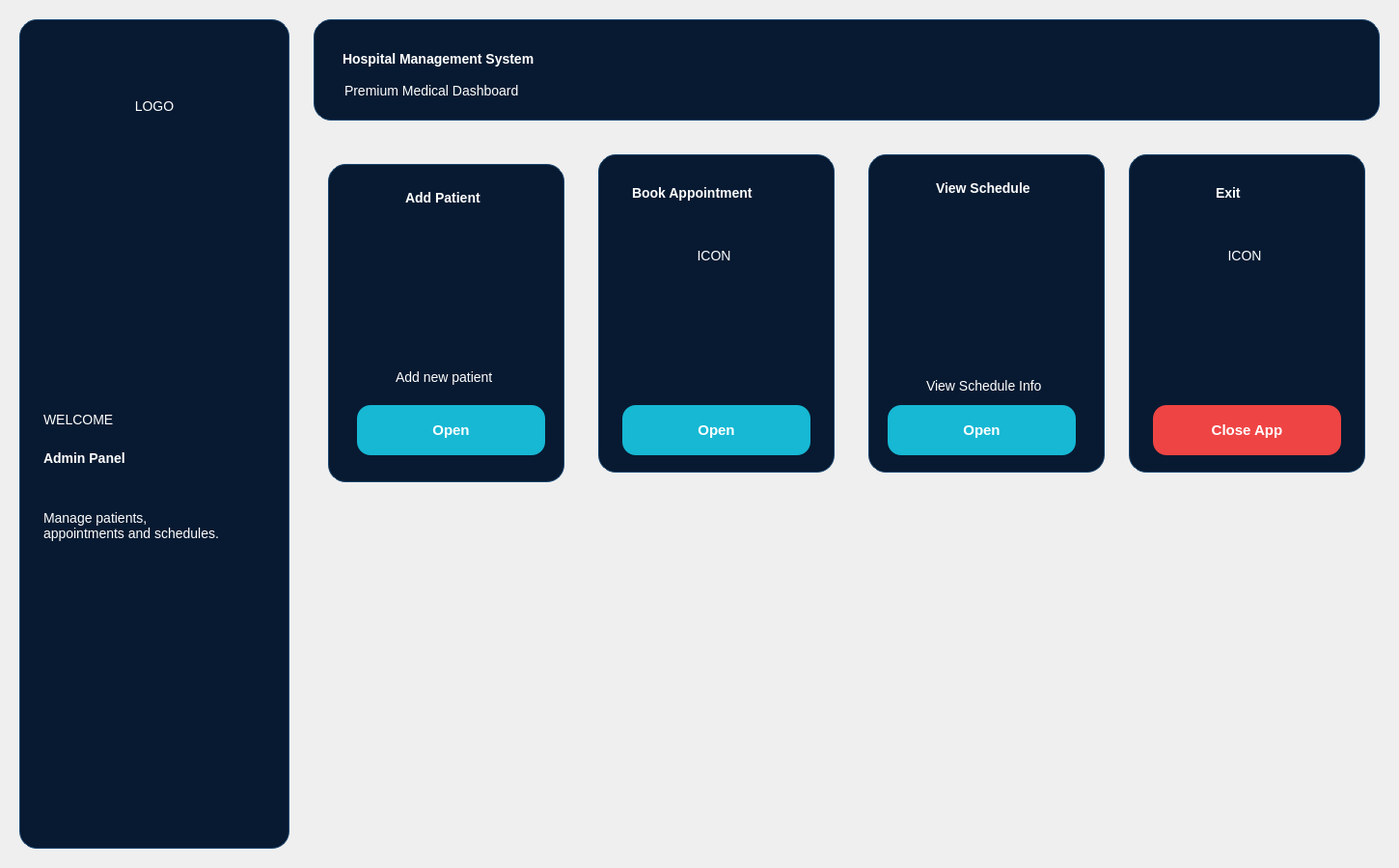
<?xml version="1.0" encoding="UTF-8"?>
<ui version="4.0">
 <class>MainWindow</class>
 <widget class="QMainWindow" name="MainWindow">
  <property name="geometry">
   <rect>
    <x>0</x>
    <y>0</y>
    <width>1450</width>
    <height>900</height>
   </rect>
  </property>
  <property name="windowTitle">
   <string>Hospital Management System</string>
  </property>
  <property name="styleSheet">
   <string notr="true">
QMainWindow{
background:qlineargradient(x1:0,y1:0,x2:1,y2:1,
stop:0 #06111f, stop:1 #0a1830);
}

QFrame{
background:#081a31;
border:1px solid #18446f;
border-radius:18px;
}

QLabel{
color:white;
font-size:14px;
border:none;
background:transparent;
}

QPushButton{
background:#16b8d4;
color:white;
font-size:15px;
font-weight:bold;
border:none;
border-radius:14px;
}

QPushButton:hover{
background:#0ea5c0;
}

QPushButton#btnExit{
background:#ef4444;
}

QPushButton#btnExit:hover{
background:#dc2626;
}
 </string>
  </property>
  <widget class="QWidget" name="centralwidget">
   <widget class="QFrame" name="sidebar">
    <property name="geometry">
     <rect>
      <x>20</x>
      <y>20</y>
      <width>280</width>
      <height>860</height>
     </rect>
    </property>
   </widget>
   <widget class="QLabel" name="lblLogo">
    <property name="geometry">
     <rect>
      <x>95</x>
      <y>45</y>
      <width>130</width>
      <height>130</height>
     </rect>
    </property>
    <property name="text">
     <string>LOGO</string>
    </property>
    <property name="alignment">
     <set>Qt::AlignmentFlag::AlignCenter</set>
    </property>
   </widget>
   <widget class="QLabel" name="lblWelcome">
    <property name="geometry">
     <rect>
      <x>45</x>
      <y>420</y>
      <width>120</width>
      <height>30</height>
     </rect>
    </property>
    <property name="text">
     <string>WELCOME</string>
    </property>
   </widget>
   <widget class="QLabel" name="lblAdmin">
    <property name="geometry">
     <rect>
      <x>45</x>
      <y>455</y>
      <width>220</width>
      <height>40</height>
     </rect>
    </property>
    <property name="font">
     <font>
      <pointsize>-1</pointsize>
      <bold>true</bold>
     </font>
    </property>
    <property name="text">
     <string>Admin Panel</string>
    </property>
   </widget>
   <widget class="QLabel" name="lblSideText">
    <property name="geometry">
     <rect>
      <x>45</x>
      <y>510</y>
      <width>210</width>
      <height>70</height>
     </rect>
    </property>
    <property name="text">
     <string>Manage patients,
appointments and schedules.</string>
    </property>
   </widget>
   <widget class="QFrame" name="headerBox">
    <property name="geometry">
     <rect>
      <x>325</x>
      <y>20</y>
      <width>1105</width>
      <height>105</height>
     </rect>
    </property>
   </widget>
   <widget class="QLabel" name="lblTitle">
    <property name="geometry">
     <rect>
      <x>355</x>
      <y>42</y>
      <width>520</width>
      <height>38</height>
     </rect>
    </property>
    <property name="font">
     <font>
      <pointsize>-1</pointsize>
      <bold>true</bold>
     </font>
    </property>
    <property name="text">
     <string>Hospital Management System</string>
    </property>
   </widget>
   <widget class="QLabel" name="lblSub">
    <property name="geometry">
     <rect>
      <x>357</x>
      <y>82</y>
      <width>260</width>
      <height>24</height>
     </rect>
    </property>
    <property name="text">
     <string>Premium Medical Dashboard</string>
    </property>
   </widget>
   <widget class="QFrame" name="card1">
    <property name="geometry">
     <rect>
      <x>340</x>
      <y>170</y>
      <width>245</width>
      <height>330</height>
     </rect>
    </property>
    <widget class="QLabel" name="lblPatientIcon">
     <property name="geometry">
      <rect>
       <x>0</x>
       <y>50</y>
       <width>241</width>
       <height>171</height>
      </rect>
     </property>
     <property name="text">
      <string/>
     </property>
     <property name="pixmap">
      <pixmap>../../../../../Downloads/8CF0CAB5-9AA4-429F-A102-7DE201516C0E.png</pixmap>
     </property>
     <property name="scaledContents">
      <bool>true</bool>
     </property>
     <property name="alignment">
      <set>Qt::AlignmentFlag::AlignCenter</set>
     </property>
    </widget>
    <widget class="QLabel" name="lblP1">
     <property name="geometry">
      <rect>
       <x>80</x>
       <y>20</y>
       <width>170</width>
       <height>30</height>
      </rect>
     </property>
     <property name="font">
      <font>
       <pointsize>-1</pointsize>
       <bold>true</bold>
      </font>
     </property>
     <property name="text">
      <string>Add Patient</string>
     </property>
    </widget>
    <widget class="QLabel" name="label">
     <property name="geometry">
      <rect>
       <x>70</x>
       <y>200</y>
       <width>181</width>
       <height>41</height>
      </rect>
     </property>
     <property name="text">
      <string>Add new patient</string>
     </property>
    </widget>
   </widget>
   <widget class="QPushButton" name="btnAddPatient">
    <property name="geometry">
     <rect>
      <x>370</x>
      <y>420</y>
      <width>195</width>
      <height>52</height>
     </rect>
    </property>
    <property name="text">
     <string>Open</string>
    </property>
   </widget>
   <widget class="QFrame" name="card2">
    <property name="geometry">
     <rect>
      <x>620</x>
      <y>160</y>
      <width>245</width>
      <height>330</height>
     </rect>
    </property>
   </widget>
   <widget class="QLabel" name="lblBookIcon">
    <property name="geometry">
     <rect>
      <x>695</x>
      <y>220</y>
      <width>90</width>
      <height>90</height>
     </rect>
    </property>
    <property name="text">
     <string>ICON</string>
    </property>
    <property name="alignment">
     <set>Qt::AlignmentFlag::AlignCenter</set>
    </property>
   </widget>
   <widget class="QLabel" name="lblP2">
    <property name="geometry">
     <rect>
      <x>655</x>
      <y>185</y>
      <width>180</width>
      <height>30</height>
     </rect>
    </property>
    <property name="font">
     <font>
      <pointsize>-1</pointsize>
      <bold>true</bold>
     </font>
    </property>
    <property name="text">
     <string>Book Appointment</string>
    </property>
   </widget>
   <widget class="QPushButton" name="btnBookAppointment">
    <property name="geometry">
     <rect>
      <x>645</x>
      <y>420</y>
      <width>195</width>
      <height>52</height>
     </rect>
    </property>
    <property name="text">
     <string>Open</string>
    </property>
   </widget>
   <widget class="QFrame" name="card3">
    <property name="geometry">
     <rect>
      <x>900</x>
      <y>160</y>
      <width>245</width>
      <height>330</height>
     </rect>
    </property>
    <widget class="QLabel" name="lblScheduleIcon">
     <property name="geometry">
      <rect>
       <x>-40</x>
       <y>30</y>
       <width>331</width>
       <height>221</height>
      </rect>
     </property>
     <property name="text">
      <string/>
     </property>
     <property name="pixmap">
      <pixmap>../../../../../Downloads/E03BB6B2-D4FC-48A9-9A47-7A9BB67E7DFE.png</pixmap>
     </property>
     <property name="scaledContents">
      <bool>true</bool>
     </property>
     <property name="alignment">
      <set>Qt::AlignmentFlag::AlignCenter</set>
     </property>
    </widget>
    <widget class="QLabel" name="lblP3">
     <property name="geometry">
      <rect>
       <x>70</x>
       <y>20</y>
       <width>150</width>
       <height>30</height>
      </rect>
     </property>
     <property name="font">
      <font>
       <pointsize>-1</pointsize>
       <bold>true</bold>
      </font>
     </property>
     <property name="text">
      <string>View Schedule</string>
     </property>
    </widget>
    <widget class="QLabel" name="label_2">
     <property name="geometry">
      <rect>
       <x>60</x>
       <y>230</y>
       <width>161</width>
       <height>20</height>
      </rect>
     </property>
     <property name="text">
      <string>View Schedule Info</string>
     </property>
    </widget>
   </widget>
   <widget class="QPushButton" name="btnViewSchedule">
    <property name="geometry">
     <rect>
      <x>920</x>
      <y>420</y>
      <width>195</width>
      <height>52</height>
     </rect>
    </property>
    <property name="palette">
     <palette>
      <active>
       <colorrole role="WindowText">
        <brush brushstyle="SolidPattern">
         <color alpha="255">
          <red>0</red>
          <green>0</green>
          <blue>0</blue>
         </color>
        </brush>
       </colorrole>
       <colorrole role="Button">
        <brush brushstyle="SolidPattern">
         <color alpha="255">
          <red>170</red>
          <green>0</green>
          <blue>255</blue>
         </color>
        </brush>
       </colorrole>
       <colorrole role="Light">
        <brush brushstyle="SolidPattern">
         <color alpha="255">
          <red>212</red>
          <green>127</green>
          <blue>255</blue>
         </color>
        </brush>
       </colorrole>
       <colorrole role="Midlight">
        <brush brushstyle="SolidPattern">
         <color alpha="255">
          <red>191</red>
          <green>63</green>
          <blue>255</blue>
         </color>
        </brush>
       </colorrole>
       <colorrole role="Dark">
        <brush brushstyle="SolidPattern">
         <color alpha="255">
          <red>85</red>
          <green>0</green>
          <blue>127</blue>
         </color>
        </brush>
       </colorrole>
       <colorrole role="Mid">
        <brush brushstyle="SolidPattern">
         <color alpha="255">
          <red>113</red>
          <green>0</green>
          <blue>170</blue>
         </color>
        </brush>
       </colorrole>
       <colorrole role="Text">
        <brush brushstyle="SolidPattern">
         <color alpha="255">
          <red>0</red>
          <green>0</green>
          <blue>0</blue>
         </color>
        </brush>
       </colorrole>
       <colorrole role="BrightText">
        <brush brushstyle="SolidPattern">
         <color alpha="255">
          <red>255</red>
          <green>255</green>
          <blue>255</blue>
         </color>
        </brush>
       </colorrole>
       <colorrole role="ButtonText">
        <brush brushstyle="SolidPattern">
         <color alpha="255">
          <red>0</red>
          <green>0</green>
          <blue>0</blue>
         </color>
        </brush>
       </colorrole>
       <colorrole role="Base">
        <brush brushstyle="SolidPattern">
         <color alpha="255">
          <red>255</red>
          <green>255</green>
          <blue>255</blue>
         </color>
        </brush>
       </colorrole>
       <colorrole role="Window">
        <brush brushstyle="SolidPattern">
         <color alpha="255">
          <red>170</red>
          <green>0</green>
          <blue>255</blue>
         </color>
        </brush>
       </colorrole>
       <colorrole role="Shadow">
        <brush brushstyle="SolidPattern">
         <color alpha="255">
          <red>0</red>
          <green>0</green>
          <blue>0</blue>
         </color>
        </brush>
       </colorrole>
       <colorrole role="AlternateBase">
        <brush brushstyle="SolidPattern">
         <color alpha="255">
          <red>212</red>
          <green>127</green>
          <blue>255</blue>
         </color>
        </brush>
       </colorrole>
       <colorrole role="ToolTipBase">
        <brush brushstyle="SolidPattern">
         <color alpha="255">
          <red>255</red>
          <green>255</green>
          <blue>220</blue>
         </color>
        </brush>
       </colorrole>
       <colorrole role="ToolTipText">
        <brush brushstyle="SolidPattern">
         <color alpha="255">
          <red>0</red>
          <green>0</green>
          <blue>0</blue>
         </color>
        </brush>
       </colorrole>
       <colorrole role="PlaceholderText">
        <brush brushstyle="SolidPattern">
         <color alpha="127">
          <red>0</red>
          <green>0</green>
          <blue>0</blue>
         </color>
        </brush>
       </colorrole>
       <colorrole role="Accent">
        <brush brushstyle="SolidPattern">
         <color alpha="255">
          <red>255</red>
          <green>255</green>
          <blue>255</blue>
         </color>
        </brush>
       </colorrole>
      </active>
      <inactive>
       <colorrole role="WindowText">
        <brush brushstyle="SolidPattern">
         <color alpha="255">
          <red>0</red>
          <green>0</green>
          <blue>0</blue>
         </color>
        </brush>
       </colorrole>
       <colorrole role="Button">
        <brush brushstyle="SolidPattern">
         <color alpha="255">
          <red>170</red>
          <green>0</green>
          <blue>255</blue>
         </color>
        </brush>
       </colorrole>
       <colorrole role="Light">
        <brush brushstyle="SolidPattern">
         <color alpha="255">
          <red>212</red>
          <green>127</green>
          <blue>255</blue>
         </color>
        </brush>
       </colorrole>
       <colorrole role="Midlight">
        <brush brushstyle="SolidPattern">
         <color alpha="255">
          <red>191</red>
          <green>63</green>
          <blue>255</blue>
         </color>
        </brush>
       </colorrole>
       <colorrole role="Dark">
        <brush brushstyle="SolidPattern">
         <color alpha="255">
          <red>85</red>
          <green>0</green>
          <blue>127</blue>
         </color>
        </brush>
       </colorrole>
       <colorrole role="Mid">
        <brush brushstyle="SolidPattern">
         <color alpha="255">
          <red>113</red>
          <green>0</green>
          <blue>170</blue>
         </color>
        </brush>
       </colorrole>
       <colorrole role="Text">
        <brush brushstyle="SolidPattern">
         <color alpha="255">
          <red>0</red>
          <green>0</green>
          <blue>0</blue>
         </color>
        </brush>
       </colorrole>
       <colorrole role="BrightText">
        <brush brushstyle="SolidPattern">
         <color alpha="255">
          <red>255</red>
          <green>255</green>
          <blue>255</blue>
         </color>
        </brush>
       </colorrole>
       <colorrole role="ButtonText">
        <brush brushstyle="SolidPattern">
         <color alpha="255">
          <red>0</red>
          <green>0</green>
          <blue>0</blue>
         </color>
        </brush>
       </colorrole>
       <colorrole role="Base">
        <brush brushstyle="SolidPattern">
         <color alpha="255">
          <red>255</red>
          <green>255</green>
          <blue>255</blue>
         </color>
        </brush>
       </colorrole>
       <colorrole role="Window">
        <brush brushstyle="SolidPattern">
         <color alpha="255">
          <red>170</red>
          <green>0</green>
          <blue>255</blue>
         </color>
        </brush>
       </colorrole>
       <colorrole role="Shadow">
        <brush brushstyle="SolidPattern">
         <color alpha="255">
          <red>0</red>
          <green>0</green>
          <blue>0</blue>
         </color>
        </brush>
       </colorrole>
       <colorrole role="AlternateBase">
        <brush brushstyle="SolidPattern">
         <color alpha="255">
          <red>212</red>
          <green>127</green>
          <blue>255</blue>
         </color>
        </brush>
       </colorrole>
       <colorrole role="ToolTipBase">
        <brush brushstyle="SolidPattern">
         <color alpha="255">
          <red>255</red>
          <green>255</green>
          <blue>220</blue>
         </color>
        </brush>
       </colorrole>
       <colorrole role="ToolTipText">
        <brush brushstyle="SolidPattern">
         <color alpha="255">
          <red>0</red>
          <green>0</green>
          <blue>0</blue>
         </color>
        </brush>
       </colorrole>
       <colorrole role="PlaceholderText">
        <brush brushstyle="SolidPattern">
         <color alpha="127">
          <red>0</red>
          <green>0</green>
          <blue>0</blue>
         </color>
        </brush>
       </colorrole>
       <colorrole role="Accent">
        <brush brushstyle="SolidPattern">
         <color alpha="255">
          <red>255</red>
          <green>255</green>
          <blue>255</blue>
         </color>
        </brush>
       </colorrole>
      </inactive>
      <disabled>
       <colorrole role="WindowText">
        <brush brushstyle="SolidPattern">
         <color alpha="255">
          <red>85</red>
          <green>0</green>
          <blue>127</blue>
         </color>
        </brush>
       </colorrole>
       <colorrole role="Button">
        <brush brushstyle="SolidPattern">
         <color alpha="255">
          <red>170</red>
          <green>0</green>
          <blue>255</blue>
         </color>
        </brush>
       </colorrole>
       <colorrole role="Light">
        <brush brushstyle="SolidPattern">
         <color alpha="255">
          <red>212</red>
          <green>127</green>
          <blue>255</blue>
         </color>
        </brush>
       </colorrole>
       <colorrole role="Midlight">
        <brush brushstyle="SolidPattern">
         <color alpha="255">
          <red>191</red>
          <green>63</green>
          <blue>255</blue>
         </color>
        </brush>
       </colorrole>
       <colorrole role="Dark">
        <brush brushstyle="SolidPattern">
         <color alpha="255">
          <red>85</red>
          <green>0</green>
          <blue>127</blue>
         </color>
        </brush>
       </colorrole>
       <colorrole role="Mid">
        <brush brushstyle="SolidPattern">
         <color alpha="255">
          <red>113</red>
          <green>0</green>
          <blue>170</blue>
         </color>
        </brush>
       </colorrole>
       <colorrole role="Text">
        <brush brushstyle="SolidPattern">
         <color alpha="255">
          <red>85</red>
          <green>0</green>
          <blue>127</blue>
         </color>
        </brush>
       </colorrole>
       <colorrole role="BrightText">
        <brush brushstyle="SolidPattern">
         <color alpha="255">
          <red>255</red>
          <green>255</green>
          <blue>255</blue>
         </color>
        </brush>
       </colorrole>
       <colorrole role="ButtonText">
        <brush brushstyle="SolidPattern">
         <color alpha="255">
          <red>85</red>
          <green>0</green>
          <blue>127</blue>
         </color>
        </brush>
       </colorrole>
       <colorrole role="Base">
        <brush brushstyle="SolidPattern">
         <color alpha="255">
          <red>170</red>
          <green>0</green>
          <blue>255</blue>
         </color>
        </brush>
       </colorrole>
       <colorrole role="Window">
        <brush brushstyle="SolidPattern">
         <color alpha="255">
          <red>170</red>
          <green>0</green>
          <blue>255</blue>
         </color>
        </brush>
       </colorrole>
       <colorrole role="Shadow">
        <brush brushstyle="SolidPattern">
         <color alpha="255">
          <red>0</red>
          <green>0</green>
          <blue>0</blue>
         </color>
        </brush>
       </colorrole>
       <colorrole role="AlternateBase">
        <brush brushstyle="SolidPattern">
         <color alpha="255">
          <red>170</red>
          <green>0</green>
          <blue>255</blue>
         </color>
        </brush>
       </colorrole>
       <colorrole role="ToolTipBase">
        <brush brushstyle="SolidPattern">
         <color alpha="255">
          <red>255</red>
          <green>255</green>
          <blue>220</blue>
         </color>
        </brush>
       </colorrole>
       <colorrole role="ToolTipText">
        <brush brushstyle="SolidPattern">
         <color alpha="255">
          <red>0</red>
          <green>0</green>
          <blue>0</blue>
         </color>
        </brush>
       </colorrole>
       <colorrole role="PlaceholderText">
        <brush brushstyle="SolidPattern">
         <color alpha="127">
          <red>85</red>
          <green>0</green>
          <blue>127</blue>
         </color>
        </brush>
       </colorrole>
       <colorrole role="Accent">
        <brush brushstyle="SolidPattern">
         <color alpha="255">
          <red>195</red>
          <green>76</green>
          <blue>255</blue>
         </color>
        </brush>
       </colorrole>
      </disabled>
     </palette>
    </property>
    <property name="text">
     <string>Open</string>
    </property>
   </widget>
   <widget class="QFrame" name="card4">
    <property name="geometry">
     <rect>
      <x>1170</x>
      <y>160</y>
      <width>245</width>
      <height>330</height>
     </rect>
    </property>
   </widget>
   <widget class="QLabel" name="lblExitIcon">
    <property name="geometry">
     <rect>
      <x>1245</x>
      <y>220</y>
      <width>90</width>
      <height>90</height>
     </rect>
    </property>
    <property name="text">
     <string>ICON</string>
    </property>
    <property name="alignment">
     <set>Qt::AlignmentFlag::AlignCenter</set>
    </property>
   </widget>
   <widget class="QLabel" name="lblP4">
    <property name="geometry">
     <rect>
      <x>1260</x>
      <y>185</y>
      <width>60</width>
      <height>30</height>
     </rect>
    </property>
    <property name="font">
     <font>
      <pointsize>-1</pointsize>
      <bold>true</bold>
     </font>
    </property>
    <property name="text">
     <string>Exit</string>
    </property>
   </widget>
   <widget class="QPushButton" name="btnExit">
    <property name="geometry">
     <rect>
      <x>1195</x>
      <y>420</y>
      <width>195</width>
      <height>52</height>
     </rect>
    </property>
    <property name="text">
     <string>Close App</string>
    </property>
   </widget>
  </widget>
 </widget>
 <resources/>
 <connections/>
</ui>
